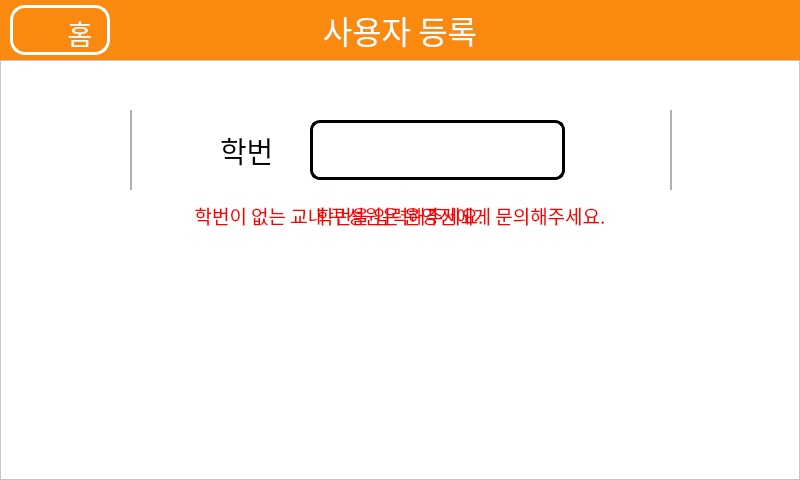
<?xml version="1.0" encoding="UTF-8"?>
<ui version="4.0">
 <class>NewUser3</class>
 <widget class="QWidget" name="NewUser3">
  <property name="geometry">
   <rect>
    <x>0</x>
    <y>0</y>
    <width>800</width>
    <height>480</height>
   </rect>
  </property>
  <property name="windowTitle">
   <string>Form</string>
  </property>
  <widget class="QFrame" name="frameMenu">
   <property name="geometry">
    <rect>
     <x>0</x>
     <y>0</y>
     <width>800</width>
     <height>60</height>
    </rect>
   </property>
   <property name="frameShape">
    <enum>QFrame::StyledPanel</enum>
   </property>
   <property name="frameShadow">
    <enum>QFrame::Raised</enum>
   </property>
   <widget class="QPushButton" name="buttonHome">
    <property name="geometry">
     <rect>
      <x>10</x>
      <y>5</y>
      <width>100</width>
      <height>50</height>
     </rect>
    </property>
    <property name="font">
     <font>
      <family>배달의민족 주아</family>
      <pointsize>16</pointsize>
     </font>
    </property>
    <property name="styleSheet">
     <string notr="true">QPushButton
{
	color: rgba(255, 255, 255, 0);
	background-color: rgba(255, 255, 255, 0);
	border-radius: 15px;
	border: 3px solid #ffffff;
}

QPushButton:hover
{
	background-color: rgb(241, 219, 194);
}</string>
    </property>
    <property name="text">
     <string>HH</string>
    </property>
    <property name="icon">
     <iconset>
      <normaloff>Images/home.png</normaloff>Images/home.png</iconset>
    </property>
    <property name="iconSize">
     <size>
      <width>40</width>
      <height>40</height>
     </size>
    </property>
   </widget>
   <widget class="QLabel" name="labelMenu">
    <property name="geometry">
     <rect>
      <x>0</x>
      <y>0</y>
      <width>800</width>
      <height>60</height>
     </rect>
    </property>
    <property name="font">
     <font>
      <family>배달의민족 주아</family>
      <pointsize>24</pointsize>
      <weight>50</weight>
      <italic>false</italic>
      <bold>false</bold>
     </font>
    </property>
    <property name="styleSheet">
     <string notr="true">color: rgb(255, 255, 255);
background-color: rgb(249, 138, 15);</string>
    </property>
    <property name="text">
     <string>사용자 등록</string>
    </property>
    <property name="alignment">
     <set>Qt::AlignCenter</set>
    </property>
   </widget>
   <widget class="QLabel" name="labelHom">
    <property name="enabled">
     <bool>true</bool>
    </property>
    <property name="geometry">
     <rect>
      <x>60</x>
      <y>10</y>
      <width>40</width>
      <height>45</height>
     </rect>
    </property>
    <property name="font">
     <font>
      <family>배달의민족 주아</family>
      <pointsize>20</pointsize>
     </font>
    </property>
    <property name="styleSheet">
     <string notr="true">color: rgb(255, 255, 255);</string>
    </property>
    <property name="text">
     <string>홈</string>
    </property>
    <property name="alignment">
     <set>Qt::AlignCenter</set>
    </property>
   </widget>
   <zorder>labelMenu</zorder>
   <zorder>labelHom</zorder>
   <zorder>buttonHome</zorder>
  </widget>
  <widget class="QFrame" name="MainFrame">
   <property name="geometry">
    <rect>
     <x>0</x>
     <y>60</y>
     <width>800</width>
     <height>420</height>
    </rect>
   </property>
   <property name="autoFillBackground">
    <bool>false</bool>
   </property>
   <property name="styleSheet">
    <string notr="true">QFrame#MainFrame{
	background-color: rgb(255, 255, 255);
}</string>
   </property>
   <property name="frameShape">
    <enum>QFrame::StyledPanel</enum>
   </property>
   <property name="frameShadow">
    <enum>QFrame::Raised</enum>
   </property>
   <widget class="QPushButton" name="buttonRight">
    <property name="geometry">
     <rect>
      <x>690</x>
      <y>50</y>
      <width>80</width>
      <height>80</height>
     </rect>
    </property>
    <property name="styleSheet">
     <string notr="true">QPushButton
{
	image: url(Images/arrow_right.png);
	border: 0px;
}

QPushButton:hover
{
	image: url(Images/arrow_right_hover.png);
	border: 0px;
}</string>
    </property>
    <property name="text">
     <string/>
    </property>
   </widget>
   <widget class="QLineEdit" name="editID">
    <property name="geometry">
     <rect>
      <x>310</x>
      <y>60</y>
      <width>255</width>
      <height>60</height>
     </rect>
    </property>
    <property name="sizePolicy">
     <sizepolicy hsizetype="Fixed" vsizetype="Fixed">
      <horstretch>0</horstretch>
      <verstretch>0</verstretch>
     </sizepolicy>
    </property>
    <property name="font">
     <font>
      <family>배달의민족 주아</family>
      <pointsize>24</pointsize>
     </font>
    </property>
    <property name="styleSheet">
     <string notr="true">QLineEdit
{
	border: 3px solid #000000;
	border-radius: 10px;
}

QLineEdit:hover
{
	border-color: rgb(0, 85, 255);
	background-color: rgb(200, 200, 200);
}</string>
    </property>
    <property name="inputMethodHints">
     <set>Qt::ImhDigitsOnly|Qt::ImhNoPredictiveText</set>
    </property>
    <property name="maxLength">
     <number>10</number>
    </property>
    <property name="clearButtonEnabled">
     <bool>false</bool>
    </property>
   </widget>
   <widget class="Line" name="lineRight">
    <property name="geometry">
     <rect>
      <x>670</x>
      <y>50</y>
      <width>2</width>
      <height>80</height>
     </rect>
    </property>
    <property name="styleSheet">
     <string notr="true">background-color: rgb(176, 176, 176);
border: 0px;</string>
    </property>
    <property name="orientation">
     <enum>Qt::Vertical</enum>
    </property>
   </widget>
   <widget class="Line" name="lineLeft">
    <property name="geometry">
     <rect>
      <x>130</x>
      <y>50</y>
      <width>2</width>
      <height>80</height>
     </rect>
    </property>
    <property name="styleSheet">
     <string notr="true">background-color: rgb(176, 176, 176);
border: 0px;</string>
    </property>
    <property name="orientation">
     <enum>Qt::Vertical</enum>
    </property>
   </widget>
   <widget class="QLabel" name="labelError">
    <property name="enabled">
     <bool>false</bool>
    </property>
    <property name="geometry">
     <rect>
      <x>305</x>
      <y>140</y>
      <width>190</width>
      <height>30</height>
     </rect>
    </property>
    <property name="font">
     <font>
      <family>배달의민족 주아</family>
      <pointsize>14</pointsize>
     </font>
    </property>
    <property name="styleSheet">
     <string notr="true">color: rgb(255, 0, 0);</string>
    </property>
    <property name="text">
     <string>학번을 입력해주세요.</string>
    </property>
    <property name="alignment">
     <set>Qt::AlignCenter</set>
    </property>
   </widget>
   <widget class="QLabel" name="labelWarning">
    <property name="geometry">
     <rect>
      <x>175</x>
      <y>140</y>
      <width>450</width>
      <height>30</height>
     </rect>
    </property>
    <property name="font">
     <font>
      <family>배달의민족 주아</family>
      <pointsize>14</pointsize>
     </font>
    </property>
    <property name="styleSheet">
     <string notr="true">color: rgb(255, 0, 0);</string>
    </property>
    <property name="text">
     <string>학번이 없는 교내 구성원은 운영진에게 문의해주세요.</string>
    </property>
    <property name="alignment">
     <set>Qt::AlignCenter</set>
    </property>
   </widget>
   <widget class="QPushButton" name="buttonLeft">
    <property name="geometry">
     <rect>
      <x>30</x>
      <y>50</y>
      <width>80</width>
      <height>80</height>
     </rect>
    </property>
    <property name="styleSheet">
     <string notr="true">QPushButton
{
	image: url(Images/arrow_left.png);
	border: 0px;
}

QPushButton:hover
{
	image: url(Images/arrow_left_hover.png);
	border: 0px;
}</string>
    </property>
    <property name="text">
     <string/>
    </property>
   </widget>
   <widget class="QLabel" name="labelID">
    <property name="geometry">
     <rect>
      <x>220</x>
      <y>70</y>
      <width>71</width>
      <height>41</height>
     </rect>
    </property>
    <property name="font">
     <font>
      <family>배달의민족 주아</family>
      <pointsize>22</pointsize>
     </font>
    </property>
    <property name="text">
     <string>학번</string>
    </property>
    <property name="alignment">
     <set>Qt::AlignLeading|Qt::AlignLeft|Qt::AlignVCenter</set>
    </property>
   </widget>
  </widget>
  <zorder>MainFrame</zorder>
  <zorder>frameMenu</zorder>
 </widget>
 <resources/>
 <connections/>
</ui>
